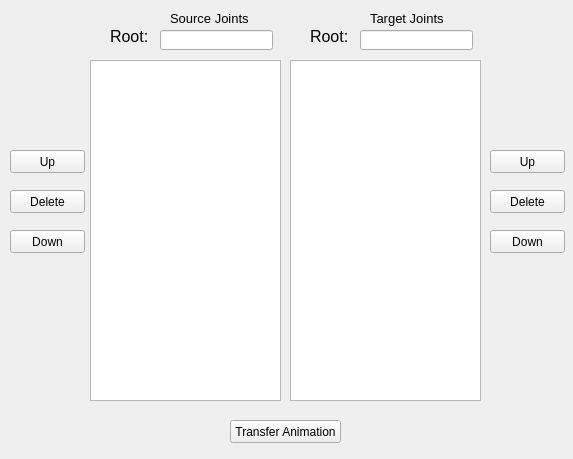
<?xml version="1.0" encoding="UTF-8"?>
<ui version="4.0">
 <class>Form</class>
 <widget class="QWidget" name="Form">
  <property name="geometry">
   <rect>
    <x>0</x>
    <y>0</y>
    <width>573</width>
    <height>459</height>
   </rect>
  </property>
  <property name="windowTitle">
   <string>Form</string>
  </property>
  <widget class="QLineEdit" name="rootSource">
   <property name="geometry">
    <rect>
     <x>160</x>
     <y>30</y>
     <width>113</width>
     <height>20</height>
    </rect>
   </property>
  </widget>
  <widget class="QLabel" name="label">
   <property name="geometry">
    <rect>
     <x>110</x>
     <y>30</y>
     <width>47</width>
     <height>13</height>
    </rect>
   </property>
   <property name="font">
    <font>
     <pointsize>12</pointsize>
    </font>
   </property>
   <property name="text">
    <string>Root:</string>
   </property>
  </widget>
  <widget class="QPushButton" name="upSource">
   <property name="geometry">
    <rect>
     <x>10</x>
     <y>150</y>
     <width>75</width>
     <height>23</height>
    </rect>
   </property>
   <property name="text">
    <string>Up</string>
   </property>
  </widget>
  <widget class="QListWidget" name="listSource">
   <property name="geometry">
    <rect>
     <x>90</x>
     <y>60</y>
     <width>191</width>
     <height>341</height>
    </rect>
   </property>
  </widget>
  <widget class="QListWidget" name="listTarget">
   <property name="geometry">
    <rect>
     <x>290</x>
     <y>60</y>
     <width>191</width>
     <height>341</height>
    </rect>
   </property>
  </widget>
  <widget class="QPushButton" name="deleteSource">
   <property name="geometry">
    <rect>
     <x>10</x>
     <y>190</y>
     <width>75</width>
     <height>23</height>
    </rect>
   </property>
   <property name="text">
    <string>Delete</string>
   </property>
  </widget>
  <widget class="QPushButton" name="downSource">
   <property name="geometry">
    <rect>
     <x>10</x>
     <y>230</y>
     <width>75</width>
     <height>23</height>
    </rect>
   </property>
   <property name="text">
    <string>Down</string>
   </property>
  </widget>
  <widget class="QPushButton" name="upTarget">
   <property name="geometry">
    <rect>
     <x>490</x>
     <y>150</y>
     <width>75</width>
     <height>23</height>
    </rect>
   </property>
   <property name="text">
    <string>Up</string>
   </property>
  </widget>
  <widget class="QPushButton" name="deleteTarget">
   <property name="geometry">
    <rect>
     <x>490</x>
     <y>190</y>
     <width>75</width>
     <height>23</height>
    </rect>
   </property>
   <property name="text">
    <string>Delete</string>
   </property>
  </widget>
  <widget class="QPushButton" name="downTarget">
   <property name="geometry">
    <rect>
     <x>490</x>
     <y>230</y>
     <width>75</width>
     <height>23</height>
    </rect>
   </property>
   <property name="text">
    <string>Down</string>
   </property>
  </widget>
  <widget class="QLineEdit" name="rootTarget">
   <property name="geometry">
    <rect>
     <x>360</x>
     <y>30</y>
     <width>113</width>
     <height>20</height>
    </rect>
   </property>
  </widget>
  <widget class="QLabel" name="label_2">
   <property name="geometry">
    <rect>
     <x>310</x>
     <y>30</y>
     <width>46</width>
     <height>13</height>
    </rect>
   </property>
   <property name="font">
    <font>
     <pointsize>12</pointsize>
    </font>
   </property>
   <property name="text">
    <string>Root:</string>
   </property>
  </widget>
  <widget class="QLabel" name="label_3">
   <property name="geometry">
    <rect>
     <x>170</x>
     <y>10</y>
     <width>91</width>
     <height>16</height>
    </rect>
   </property>
   <property name="font">
    <font>
     <pointsize>10</pointsize>
    </font>
   </property>
   <property name="text">
    <string>Source Joints</string>
   </property>
  </widget>
  <widget class="QLabel" name="label_4">
   <property name="geometry">
    <rect>
     <x>370</x>
     <y>10</y>
     <width>101</width>
     <height>16</height>
    </rect>
   </property>
   <property name="font">
    <font>
     <pointsize>10</pointsize>
    </font>
   </property>
   <property name="text">
    <string>Target Joints</string>
   </property>
  </widget>
  <widget class="QPushButton" name="tranferAnimation">
   <property name="geometry">
    <rect>
     <x>230</x>
     <y>420</y>
     <width>111</width>
     <height>23</height>
    </rect>
   </property>
   <property name="text">
    <string>Transfer Animation</string>
   </property>
  </widget>
 </widget>
 <resources/>
 <connections/>
</ui>
